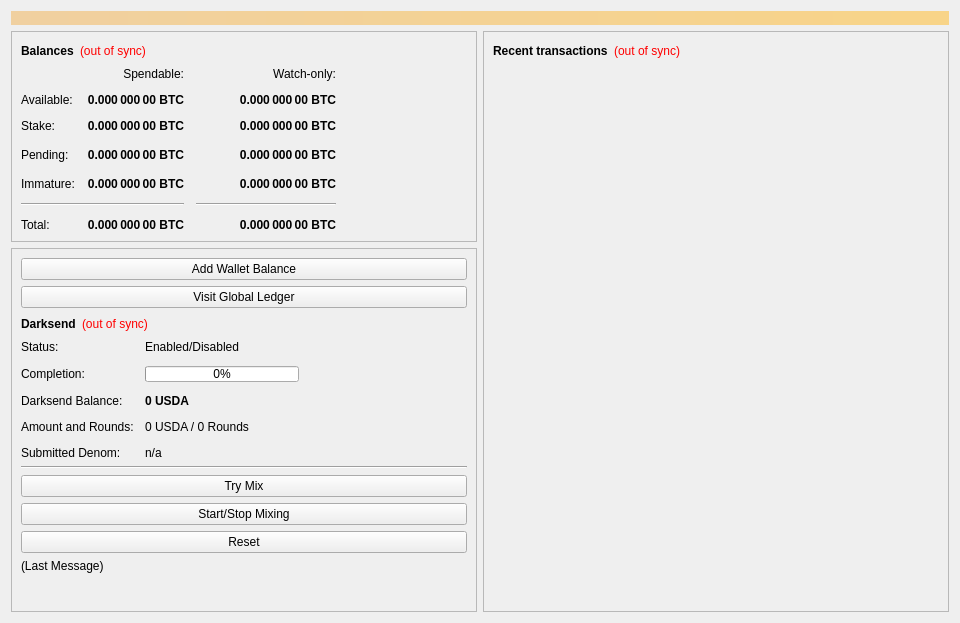
<?xml version="1.0" encoding="UTF-8"?>
<ui version="4.0">
 <class>OverviewPage</class>
 <widget class="QWidget" name="OverviewPage">
  <property name="geometry">
   <rect>
    <x>0</x>
    <y>0</y>
    <width>960</width>
    <height>623</height>
   </rect>
  </property>
  <property name="minimumSize">
   <size>
    <width>960</width>
    <height>0</height>
   </size>
  </property>
  <property name="windowTitle">
   <string>Form</string>
  </property>
  <layout class="QVBoxLayout" name="topLayout">
   <item>
    <widget class="QLabel" name="labelAlerts">
     <property name="visible">
      <bool>false</bool>
     </property>
     <property name="styleSheet">
      <string notr="true">background-color: qlineargradient(x1: 0, y1: 0, x2: 1, y2: 0, stop:0 #F0D0A0, stop:1 #F8D488); color:#000000;</string>
     </property>
     <property name="wordWrap">
      <bool>true</bool>
     </property>
     <property name="margin">
      <number>3</number>
     </property>
    </widget>
   </item>
   <item>
    <layout class="QHBoxLayout" name="horizontalLayout" stretch="1,1">
     <item>
      <layout class="QVBoxLayout" name="verticalLayout_2">
       <item>
        <widget class="QFrame" name="frame">
         <property name="frameShape">
          <enum>QFrame::StyledPanel</enum>
         </property>
         <property name="frameShadow">
          <enum>QFrame::Raised</enum>
         </property>
         <layout class="QVBoxLayout" name="verticalLayout_4">
          <item>
           <layout class="QHBoxLayout" name="horizontalLayout_4">
            <item>
             <widget class="QLabel" name="label_5">
              <property name="font">
               <font>
                <weight>75</weight>
                <bold>true</bold>
               </font>
              </property>
              <property name="text">
               <string>Balances</string>
              </property>
             </widget>
            </item>
            <item>
             <widget class="QLabel" name="labelWalletStatus">
              <property name="cursor">
               <cursorShape>WhatsThisCursor</cursorShape>
              </property>
              <property name="toolTip">
               <string>The displayed information may be out of date. Your wallet automatically synchronizes with the Advantage network after a connection is established, but this process has not completed yet.</string>
              </property>
              <property name="styleSheet">
               <string notr="true">QLabel { color: red; }</string>
              </property>
              <property name="text">
               <string notr="true">(out of sync)</string>
              </property>
              <property name="alignment">
               <set>Qt::AlignLeading|Qt::AlignLeft|Qt::AlignVCenter</set>
              </property>
             </widget>
            </item>
            <item>
             <spacer name="horizontalSpacer_3">
              <property name="orientation">
               <enum>Qt::Horizontal</enum>
              </property>
              <property name="sizeHint" stdset="0">
               <size>
                <width>40</width>
                <height>20</height>
               </size>
              </property>
             </spacer>
            </item>
           </layout>
          </item>
          <item>
           <layout class="QGridLayout" name="gridLayout">
            <property name="spacing">
             <number>12</number>
            </property>
            <item row="3" column="2">
             <widget class="QLabel" name="labelWatchPending">
              <property name="font">
               <font>
                <weight>75</weight>
                <bold>true</bold>
               </font>
              </property>
              <property name="cursor">
               <cursorShape>IBeamCursor</cursorShape>
              </property>
              <property name="toolTip">
               <string>Unconfirmed transactions to watch-only addresses</string>
              </property>
              <property name="text">
               <string notr="true">0.000 000 00 BTC</string>
              </property>
              <property name="alignment">
               <set>Qt::AlignRight|Qt::AlignTrailing|Qt::AlignVCenter</set>
              </property>
              <property name="textInteractionFlags">
               <set>Qt::LinksAccessibleByMouse|Qt::TextSelectableByKeyboard|Qt::TextSelectableByMouse</set>
              </property>
             </widget>
            </item>
            <item row="3" column="1">
             <widget class="QLabel" name="labelUnconfirmed">
              <property name="font">
               <font>
                <weight>75</weight>
                <bold>true</bold>
               </font>
              </property>
              <property name="cursor">
               <cursorShape>IBeamCursor</cursorShape>
              </property>
              <property name="toolTip">
               <string>Total of transactions that have yet to be confirmed, and do not yet count toward the spendable balance</string>
              </property>
              <property name="text">
               <string notr="true">0.000 000 00 BTC</string>
              </property>
              <property name="alignment">
               <set>Qt::AlignRight|Qt::AlignTrailing|Qt::AlignVCenter</set>
              </property>
              <property name="textInteractionFlags">
               <set>Qt::LinksAccessibleByMouse|Qt::TextSelectableByKeyboard|Qt::TextSelectableByMouse</set>
              </property>
             </widget>
            </item>
            <item row="4" column="2">
             <widget class="QLabel" name="labelWatchImmature">
              <property name="font">
               <font>
                <weight>75</weight>
                <bold>true</bold>
               </font>
              </property>
              <property name="cursor">
               <cursorShape>IBeamCursor</cursorShape>
              </property>
              <property name="toolTip">
               <string>Mined balance in watch-only addresses that has not yet matured</string>
              </property>
              <property name="text">
               <string notr="true">0.000 000 00 BTC</string>
              </property>
              <property name="alignment">
               <set>Qt::AlignRight|Qt::AlignTrailing|Qt::AlignVCenter</set>
              </property>
              <property name="textInteractionFlags">
               <set>Qt::LinksAccessibleByMouse|Qt::TextSelectableByKeyboard|Qt::TextSelectableByMouse</set>
              </property>
             </widget>
            </item>
            <item row="5" column="0" colspan="2">
             <widget class="Line" name="lineSpendableBalance">
              <property name="orientation">
               <enum>Qt::Horizontal</enum>
              </property>
             </widget>
            </item>
            <item row="5" column="2">
             <widget class="Line" name="lineWatchBalance">
              <property name="sizePolicy">
               <sizepolicy hsizetype="Preferred" vsizetype="Fixed">
                <horstretch>0</horstretch>
                <verstretch>0</verstretch>
               </sizepolicy>
              </property>
              <property name="minimumSize">
               <size>
                <width>140</width>
                <height>0</height>
               </size>
              </property>
              <property name="orientation">
               <enum>Qt::Horizontal</enum>
              </property>
             </widget>
            </item>
            <item row="6" column="0">
             <widget class="QLabel" name="labelTotalText">
              <property name="text">
               <string>Total:</string>
              </property>
             </widget>
            </item>
            <item row="4" column="1">
             <widget class="QLabel" name="labelImmature">
              <property name="font">
               <font>
                <weight>75</weight>
                <bold>true</bold>
               </font>
              </property>
              <property name="cursor">
               <cursorShape>IBeamCursor</cursorShape>
              </property>
              <property name="toolTip">
               <string>Mined balance that has not yet matured</string>
              </property>
              <property name="text">
               <string notr="true">0.000 000 00 BTC</string>
              </property>
              <property name="alignment">
               <set>Qt::AlignRight|Qt::AlignTrailing|Qt::AlignVCenter</set>
              </property>
              <property name="textInteractionFlags">
               <set>Qt::LinksAccessibleByMouse|Qt::TextSelectableByKeyboard|Qt::TextSelectableByMouse</set>
              </property>
             </widget>
            </item>
            <item row="3" column="3">
             <spacer name="horizontalSpacer_2">
              <property name="orientation">
               <enum>Qt::Horizontal</enum>
              </property>
              <property name="sizeHint" stdset="0">
               <size>
                <width>40</width>
                <height>20</height>
               </size>
              </property>
             </spacer>
            </item>
            <item row="4" column="0">
             <widget class="QLabel" name="labelImmatureText">
              <property name="text">
               <string>Immature:</string>
              </property>
             </widget>
            </item>
            <item row="6" column="1">
             <widget class="QLabel" name="labelTotal">
              <property name="font">
               <font>
                <weight>75</weight>
                <bold>true</bold>
               </font>
              </property>
              <property name="cursor">
               <cursorShape>IBeamCursor</cursorShape>
              </property>
              <property name="toolTip">
               <string>Your current total balance</string>
              </property>
              <property name="text">
               <string notr="true">0.000 000 00 BTC</string>
              </property>
              <property name="alignment">
               <set>Qt::AlignRight|Qt::AlignTrailing|Qt::AlignVCenter</set>
              </property>
              <property name="textInteractionFlags">
               <set>Qt::LinksAccessibleByMouse|Qt::TextSelectableByKeyboard|Qt::TextSelectableByMouse</set>
              </property>
             </widget>
            </item>
            <item row="6" column="2">
             <widget class="QLabel" name="labelWatchTotal">
              <property name="font">
               <font>
                <weight>75</weight>
                <bold>true</bold>
               </font>
              </property>
              <property name="cursor">
               <cursorShape>IBeamCursor</cursorShape>
              </property>
              <property name="toolTip">
               <string>Current total balance in watch-only addresses</string>
              </property>
              <property name="text">
               <string notr="true">0.000 000 00 BTC</string>
              </property>
              <property name="alignment">
               <set>Qt::AlignRight|Qt::AlignTrailing|Qt::AlignVCenter</set>
              </property>
              <property name="textInteractionFlags">
               <set>Qt::LinksAccessibleByMouse|Qt::TextSelectableByKeyboard|Qt::TextSelectableByMouse</set>
              </property>
             </widget>
            </item>
            <item row="0" column="2">
             <widget class="QLabel" name="labelWatchonly">
              <property name="text">
               <string>Watch-only:</string>
              </property>
              <property name="alignment">
               <set>Qt::AlignRight|Qt::AlignTrailing|Qt::AlignVCenter</set>
              </property>
             </widget>
            </item>
            <item row="1" column="0">
             <widget class="QLabel" name="labelBalanceText">
              <property name="text">
               <string>Available:</string>
              </property>
             </widget>
            </item>
            <item row="1" column="1">
             <widget class="QLabel" name="labelBalance">
              <property name="font">
               <font>
                <weight>75</weight>
                <bold>true</bold>
               </font>
              </property>
              <property name="cursor">
               <cursorShape>IBeamCursor</cursorShape>
              </property>
              <property name="toolTip">
               <string>Your current spendable balance</string>
              </property>
              <property name="text">
               <string notr="true">0.000 000 00 BTC</string>
              </property>
              <property name="alignment">
               <set>Qt::AlignRight|Qt::AlignTrailing|Qt::AlignVCenter</set>
              </property>
              <property name="textInteractionFlags">
               <set>Qt::LinksAccessibleByMouse|Qt::TextSelectableByKeyboard|Qt::TextSelectableByMouse</set>
              </property>
             </widget>
            </item>
            <item row="2" column="0">
             <widget class="QLabel" name="label_10">
              <property name="text">
               <string>Stake:</string>
              </property>
             </widget>
            </item>
            <item row="2" column="1">
             <widget class="QLabel" name="labelStake">
              <property name="font">
               <font>
                <weight>75</weight>
                <bold>true</bold>
               </font>
              </property>
              <property name="cursor">
               <cursorShape>IBeamCursor</cursorShape>
              </property>
              <property name="toolTip">
               <string>Total of coins that was staked, and do not yet count toward the current balance</string>
              </property>
              <property name="text">
               <string notr="true">0.000 000 00 BTC</string>
              </property>
              <property name="alignment">
               <set>Qt::AlignRight|Qt::AlignTrailing|Qt::AlignVCenter</set>
              </property>
              <property name="textInteractionFlags">
               <set>Qt::LinksAccessibleByMouse|Qt::TextSelectableByKeyboard|Qt::TextSelectableByMouse</set>
              </property>
             </widget>
            </item>
            <item row="2" column="2">
             <widget class="QLabel" name="labelWatchStake">
              <property name="font">
               <font>
                <weight>75</weight>
                <bold>true</bold>
               </font>
              </property>
              <property name="cursor">
               <cursorShape>IBeamCursor</cursorShape>
              </property>
              <property name="toolTip">
               <string>Total of coins that was staked in watch-only addresses, and do not yet count toward the current watch-only balance</string>
              </property>
              <property name="text">
               <string notr="true">0.000 000 00 BTC</string>
              </property>
              <property name="alignment">
               <set>Qt::AlignRight|Qt::AlignTrailing|Qt::AlignVCenter</set>
              </property>
              <property name="textInteractionFlags">
               <set>Qt::LinksAccessibleByMouse|Qt::TextSelectableByKeyboard|Qt::TextSelectableByMouse</set>
              </property>
             </widget>
            </item>
            <item row="1" column="2">
             <widget class="QLabel" name="labelWatchAvailable">
              <property name="font">
               <font>
                <weight>75</weight>
                <bold>true</bold>
               </font>
              </property>
              <property name="cursor">
               <cursorShape>IBeamCursor</cursorShape>
              </property>
              <property name="toolTip">
               <string>Your current balance in watch-only addresses</string>
              </property>
              <property name="text">
               <string notr="true">0.000 000 00 BTC</string>
              </property>
              <property name="alignment">
               <set>Qt::AlignRight|Qt::AlignTrailing|Qt::AlignVCenter</set>
              </property>
              <property name="textInteractionFlags">
               <set>Qt::LinksAccessibleByMouse|Qt::TextSelectableByKeyboard|Qt::TextSelectableByMouse</set>
              </property>
             </widget>
            </item>
            <item row="3" column="0">
             <widget class="QLabel" name="labelPendingText">
              <property name="text">
               <string>Pending:</string>
              </property>
             </widget>
            </item>
            <item row="0" column="1">
             <widget class="QLabel" name="labelSpendable">
              <property name="text">
               <string>Spendable:</string>
              </property>
              <property name="alignment">
               <set>Qt::AlignRight|Qt::AlignTrailing|Qt::AlignVCenter</set>
              </property>
             </widget>
            </item>
           </layout>
          </item>
         </layout>
        </widget>
       </item>
       <item>
        <widget class="QFrame" name="frameDarksend">
         <property name="sizePolicy">
          <sizepolicy hsizetype="Expanding" vsizetype="Expanding">
           <horstretch>0</horstretch>
           <verstretch>0</verstretch>
          </sizepolicy>
         </property>
         <property name="minimumSize">
          <size>
           <width>0</width>
           <height>350</height>
          </size>
         </property>
         <property name="layoutDirection">
          <enum>Qt::LeftToRight</enum>
         </property>
         <property name="frameShape">
          <enum>QFrame::StyledPanel</enum>
         </property>
         <property name="frameShadow">
          <enum>QFrame::Raised</enum>
         </property>
         <layout class="QVBoxLayout" name="verticalLayout_5">
          <item>
           <widget class="QPushButton" name="pushButton">
            <property name="text">
             <string>Add Wallet Balance</string>
            </property>
           </widget>
          </item>
          <item>
           <widget class="QPushButton" name="pushButton_2">
            <property name="text">
             <string>Visit Global Ledger</string>
            </property>
           </widget>
          </item>
          <item>
           <layout class="QHBoxLayout" name="horizontalLayout_5">
            <item>
             <widget class="QLabel" name="label_2">
              <property name="font">
               <font>
                <weight>75</weight>
                <bold>true</bold>
               </font>
              </property>
              <property name="text">
               <string>Darksend</string>
              </property>
             </widget>
            </item>
            <item>
             <widget class="QLabel" name="labelDarksendSyncStatus">
              <property name="toolTip">
               <string>The displayed information may be out of date. Your wallet automatically synchronizes with the Advantage network after a connection is established, but this process has not completed yet.</string>
              </property>
              <property name="styleSheet">
               <string notr="true">QLabel { color: red; }</string>
              </property>
              <property name="text">
               <string notr="true">(out of sync)</string>
              </property>
              <property name="alignment">
               <set>Qt::AlignLeading|Qt::AlignLeft|Qt::AlignVCenter</set>
              </property>
             </widget>
            </item>
            <item>
             <spacer name="horizontalSpacer_4">
              <property name="orientation">
               <enum>Qt::Horizontal</enum>
              </property>
              <property name="sizeHint" stdset="0">
               <size>
                <width>40</width>
                <height>20</height>
               </size>
              </property>
             </spacer>
            </item>
           </layout>
          </item>
          <item>
           <layout class="QFormLayout" name="formLayout">
            <property name="fieldGrowthPolicy">
             <enum>QFormLayout::AllNonFixedFieldsGrow</enum>
            </property>
            <property name="horizontalSpacing">
             <number>11</number>
            </property>
            <property name="verticalSpacing">
             <number>12</number>
            </property>
            <item row="0" column="0">
             <widget class="QLabel" name="label_6">
              <property name="text">
               <string>Status:</string>
              </property>
             </widget>
            </item>
            <item row="1" column="0">
             <widget class="QLabel" name="label_7">
              <property name="text">
               <string>Completion:</string>
              </property>
             </widget>
            </item>
            <item row="1" column="1">
             <widget class="QProgressBar" name="darksendProgress">
              <property name="maximumSize">
               <size>
                <width>154</width>
                <height>16777215</height>
               </size>
              </property>
              <property name="value">
               <number>0</number>
              </property>
             </widget>
            </item>
            <item row="3" column="0">
             <widget class="QLabel" name="labelAnonymizedText">
              <property name="text">
               <string>Darksend Balance:</string>
              </property>
             </widget>
            </item>
            <item row="3" column="1">
             <widget class="QLabel" name="labelAnonymized">
              <property name="font">
               <font>
                <weight>75</weight>
                <bold>true</bold>
               </font>
              </property>
              <property name="text">
               <string notr="true">0 USDA</string>
              </property>
             </widget>
            </item>
            <item row="4" column="0">
             <widget class="QLabel" name="label_8">
              <property name="text">
               <string>Amount and Rounds:</string>
              </property>
             </widget>
            </item>
            <item row="4" column="1">
             <widget class="QLabel" name="labelAmountRounds">
              <property name="text">
               <string>0 USDA / 0 Rounds</string>
              </property>
             </widget>
            </item>
            <item row="5" column="0">
             <widget class="QLabel" name="label_9">
              <property name="text">
               <string>Submitted Denom:</string>
              </property>
             </widget>
            </item>
            <item row="5" column="1">
             <widget class="QLabel" name="labelSubmittedDenom">
              <property name="toolTip">
               <string>The denominations you submitted to the Masternode.&lt;br&gt;To mix, other users must submit the exact same denominations.</string>
              </property>
              <property name="text">
               <string>n/a</string>
              </property>
             </widget>
            </item>
            <item row="0" column="1">
             <widget class="QLabel" name="darksendEnabled">
              <property name="text">
               <string>Enabled/Disabled</string>
              </property>
             </widget>
            </item>
           </layout>
          </item>
          <item>
           <widget class="Line" name="lineLastMessage">
            <property name="orientation">
             <enum>Qt::Horizontal</enum>
            </property>
           </widget>
          </item>
          <item>
           <widget class="QPushButton" name="darksendAuto">
            <property name="sizePolicy">
             <sizepolicy hsizetype="MinimumExpanding" vsizetype="Fixed">
              <horstretch>0</horstretch>
              <verstretch>0</verstretch>
             </sizepolicy>
            </property>
            <property name="toolTip">
             <string>Try to manually submit a Darksend request.</string>
            </property>
            <property name="text">
             <string>Try Mix</string>
            </property>
           </widget>
          </item>
          <item>
           <widget class="QPushButton" name="toggleDarksend">
            <property name="sizePolicy">
             <sizepolicy hsizetype="MinimumExpanding" vsizetype="Fixed">
              <horstretch>0</horstretch>
              <verstretch>0</verstretch>
             </sizepolicy>
            </property>
            <property name="text">
             <string>Start/Stop Mixing</string>
            </property>
           </widget>
          </item>
          <item>
           <widget class="QPushButton" name="darksendReset">
            <property name="sizePolicy">
             <sizepolicy hsizetype="MinimumExpanding" vsizetype="Fixed">
              <horstretch>0</horstretch>
              <verstretch>0</verstretch>
             </sizepolicy>
            </property>
            <property name="toolTip">
             <string>Reset the current status of Darksend (can interrupt Darksend if it's in the process of Mixing, which can cost you money!)</string>
            </property>
            <property name="autoFillBackground">
             <bool>false</bool>
            </property>
            <property name="text">
             <string>Reset</string>
            </property>
           </widget>
          </item>
          <item>
           <widget class="QLabel" name="darksendStatus">
            <property name="minimumSize">
             <size>
              <width>288</width>
              <height>43</height>
             </size>
            </property>
            <property name="text">
             <string>(Last Message)</string>
            </property>
            <property name="alignment">
             <set>Qt::AlignLeading|Qt::AlignLeft|Qt::AlignTop</set>
            </property>
            <property name="wordWrap">
             <bool>true</bool>
            </property>
           </widget>
          </item>
         </layout>
        </widget>
       </item>
       <item>
        <spacer name="verticalSpacer">
         <property name="orientation">
          <enum>Qt::Vertical</enum>
         </property>
         <property name="sizeHint" stdset="0">
          <size>
           <width>20</width>
           <height>40</height>
          </size>
         </property>
        </spacer>
       </item>
      </layout>
     </item>
     <item>
      <layout class="QVBoxLayout" name="verticalLayout_3">
       <item>
        <widget class="QFrame" name="frame_2">
         <property name="frameShape">
          <enum>QFrame::StyledPanel</enum>
         </property>
         <property name="frameShadow">
          <enum>QFrame::Raised</enum>
         </property>
         <layout class="QVBoxLayout" name="verticalLayout">
          <item>
           <layout class="QHBoxLayout" name="horizontalLayout_2">
            <item>
             <widget class="QLabel" name="label_4">
              <property name="font">
               <font>
                <weight>75</weight>
                <bold>true</bold>
               </font>
              </property>
              <property name="text">
               <string>Recent transactions</string>
              </property>
             </widget>
            </item>
            <item>
             <widget class="QLabel" name="labelTransactionsStatus">
              <property name="cursor">
               <cursorShape>WhatsThisCursor</cursorShape>
              </property>
              <property name="toolTip">
               <string>The displayed information may be out of date. Your wallet automatically synchronizes with the Advantage network after a connection is established, but this process has not completed yet.</string>
              </property>
              <property name="styleSheet">
               <string notr="true">QLabel { color: red; }</string>
              </property>
              <property name="text">
               <string notr="true">(out of sync)</string>
              </property>
              <property name="alignment">
               <set>Qt::AlignRight|Qt::AlignTrailing|Qt::AlignVCenter</set>
              </property>
             </widget>
            </item>
            <item>
             <spacer name="horizontalSpacer">
              <property name="orientation">
               <enum>Qt::Horizontal</enum>
              </property>
              <property name="sizeHint" stdset="0">
               <size>
                <width>40</width>
                <height>20</height>
               </size>
              </property>
             </spacer>
            </item>
           </layout>
          </item>
          <item>
           <widget class="QListView" name="listTransactions">
            <property name="styleSheet">
             <string notr="true">QListView { background: transparent; }</string>
            </property>
            <property name="frameShape">
             <enum>QFrame::NoFrame</enum>
            </property>
            <property name="verticalScrollBarPolicy">
             <enum>Qt::ScrollBarAlwaysOff</enum>
            </property>
            <property name="horizontalScrollBarPolicy">
             <enum>Qt::ScrollBarAlwaysOff</enum>
            </property>
            <property name="selectionMode">
             <enum>QAbstractItemView::NoSelection</enum>
            </property>
           </widget>
          </item>
         </layout>
        </widget>
       </item>
      </layout>
     </item>
    </layout>
   </item>
  </layout>
 </widget>
 <resources/>
 <connections/>
</ui>
